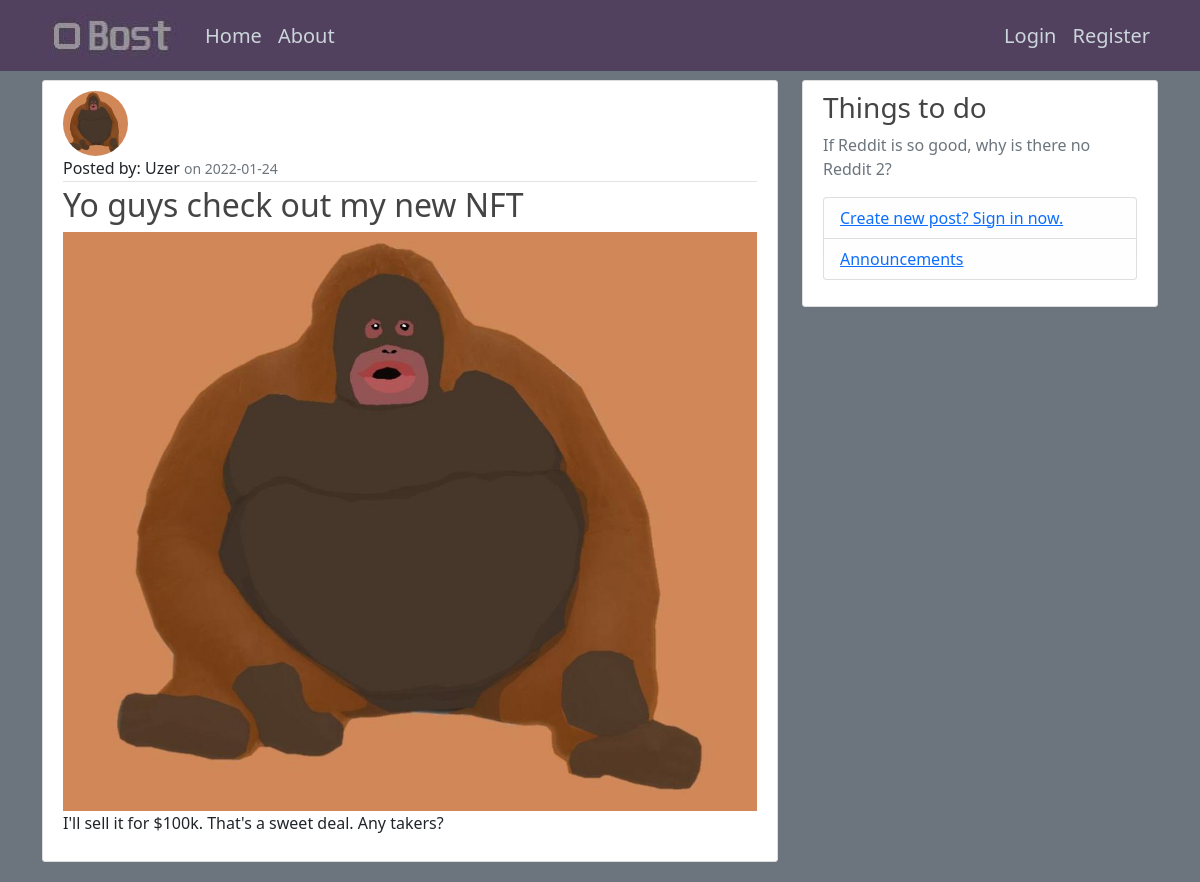
Screenshot of /post/3 with the database file from the repository.
### flaskblog/models.py (models this page shows, shortened)
class User(db.Model, UserMixin):
    id = db.Column(db.Integer, primary_key = True)
    username = db.Column(db.String(20), unique = True, nullable = False)
    email = db.Column(db.String(120), unique = True, nullable = False)
    image_file = db.Column(db.String(20), nullable = False, default = "default.jpg")
    password = db.Column(db.String(60), nullable = False)
    posts = db.relationship("Post", backref = "author", lazy = True)

class Post(db.Model):
    id = db.Column(db.Integer, primary_key = True)
    title = db.Column(db.String(100), nullable = False)
    date_posted = db.Column(db.DateTime, nullable = False, default = datetime.utcnow)
    content = db.Column(db.Text, nullable = False)
    content_image = db.Column(db.String(20), nullable = True)
    user_id = db.Column(db.Integer, db.ForeignKey('user.id'), nullable = False)

### flaskblog/routes.py (the view)
@app.route("/post/<int:post_id>")
def post(post_id):
    post = Post.query.get_or_404(post_id)
    if post.content_image:
        content_image = url_for("static", filename = "post_images/" + post.content_image)
        return render_template("post.html", title = post.title, post = post, content_image = content_image)
    return render_template("post.html", title = post.title, post = post)

### flaskblog/templates/post.html (shortened to what this page needs)
{% extends "layout.html" %}
{% block content %}
    <article class="media content-section">
        <img class="rounded-circle article-img" src="{{ url_for('static', filename='profile_pics/' + post.author.image_file) }}">
        <div class="media-body">
            <div class="article-metadata">
                {% if current_user.is_authenticated and post.author == current_user %}
                    <span class="mr-2">Posted by: You!</span>
                {% else %}
                    <span class="mr-2">Posted by: {{ post.author.username }}</span>
                {% endif %}
                <small class="text-muted">on {{ post.date_posted.strftime('%Y-%m-%d') }}</small>
            </div>
            <h2 class="article-title">{{ post.title }}</h2>
            {% if content_image %}
                <img class="img-fluid" src="{{ content_image }}">
            {% endif %}
                <p class="article-content">{{ post.content }}</p>
        </div>
    </article>
{% endblock content %}

### flaskblog/static/main.css (style rules this page uses)
body { background: #fafafa; color: #333333; margin-top: 5rem; }
h1, h2, h3, h4, h5, h6 { color: #444444; }
.content-section { background: #ffffff; padding: 10px 20px; border: 1px solid #dddddd; border-radius: 3px; margin-bottom: 20px; }
.article-title { color: #444444; }
.article-content { white-space: pre-line; }
.article-img { height: 65px; width: 65px; margin-right: 16px; }
.article-metadata { padding-bottom: 1px; margin-bottom: 4px; border-bottom: 1px solid #e3e3e3 }

### rows the page displays
User: image_file (picture), author.username "Uzer"
Post: date_posted "2022-01-24", title "Yo guys check out my new NFT", content "I'll sell it for $100k. That's a sweet deal. Any takers?"
